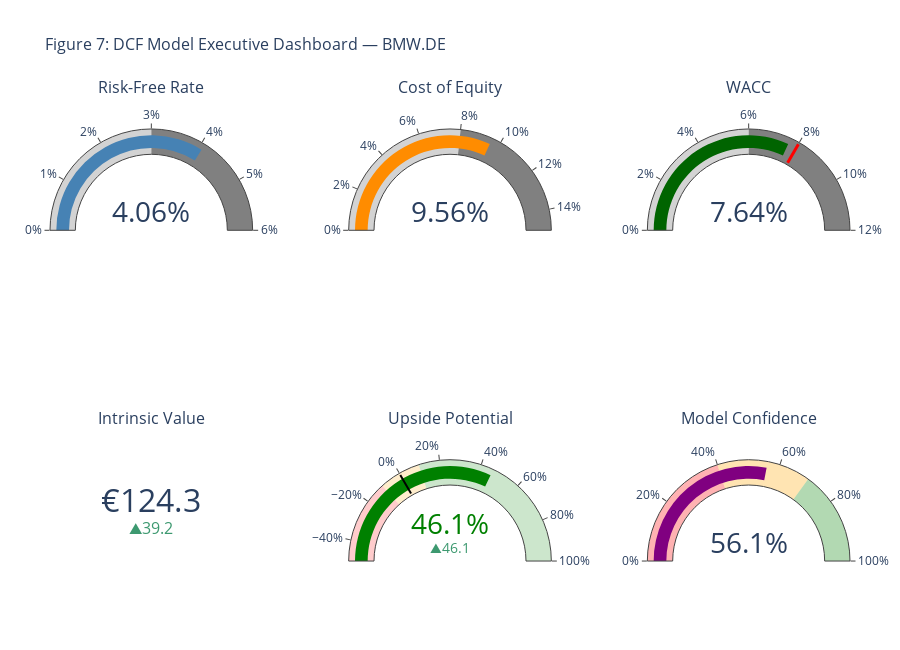

Here is the notebook cell this chart was saved with:
### Markdown cell above
## 7. Conclusion

### 7.1 Investment Verdict

Based on our DCF analysis, we summarize the key findings:

| Criterion | Assessment |
|-----------|------------|
| **Methodology** | Two-stage DCF with 5-year explicit forecast + terminal value |
| **Base Case Value** | See valuation summary above |
| **Key Drivers** | WACC, terminal growth, EBIT margin trajectory |
| **Sensitivity** | High - small changes in WACC/growth significantly impact value |

### 7.2 Risk Factors

| Risk | Impact | Mitigation |
|------|--------|------------|
| EV transition costs | FCF pressure | Monitor CapEx trends |
| Margin compression | Lower terminal value | Track quarterly margins |
| Macro slowdown | Higher WACC, lower growth | Diversified geographic exposure |
| Competition (Tesla, Chinese OEMs) | Market share loss | Brand strength, Neue Klasse platform |

### 7.3 Monitoring Metrics

1. **EBIT Margin** — Target >16% by 2026 for thesis confirmation
2. **FCF** — Must return to positive territory in 2025
3. **ROIC vs WACC** — Spread must widen for value creation
4. **EV Unit Sales** — Neue Klasse adoption trajectory

### Code cell
# =============================================================================
# Figure 7: Executive Dashboard — Full DCF Model Summary
# =============================================================================

fig_dashboard = make_subplots(
    rows=2,
    cols=3,
    subplot_titles=(
        "Risk-Free Rate",
        "Cost of Equity",
        "WACC",
        "Intrinsic Value",
        "Upside Potential",
        "Model Confidence",
    ),
    specs=[
        [{"type": "indicator"}] * 3,
        [{"type": "indicator"}] * 3,
    ],
    vertical_spacing=0.35,
    horizontal_spacing=0.12,
)

# Row 1: Capital Cost Metrics
fig_dashboard.add_trace(
    go.Indicator(
        mode="gauge+number",
        value=rf * 100,  # rf is the risk-free rate variable
        number={"suffix": "%", "font": {"size": 28}},
        gauge={
            "axis": {"range": [0, 6], "ticksuffix": "%"},
            "bar": {"color": "steelblue"},
            "steps": [{"range": [0, 3], "color": "lightgray"}, {"range": [3, 6], "color": "gray"}],
        },
        domain={"row": 0, "column": 0},
    ),
    row=1,
    col=1,
)

fig_dashboard.add_trace(
    go.Indicator(
        mode="gauge+number",
        value=cost_of_equity * 100,  # cost_of_equity from CAPM
        number={"suffix": "%", "font": {"size": 28}},
        gauge={
            "axis": {"range": [0, 15], "ticksuffix": "%"},
            "bar": {"color": "darkorange"},
            "steps": [{"range": [0, 8], "color": "lightgray"}, {"range": [8, 15], "color": "gray"}],
        },
        domain={"row": 0, "column": 1},
    ),
    row=1,
    col=2,
)

fig_dashboard.add_trace(
    go.Indicator(
        mode="gauge+number",
        value=wacc * 100,
        number={"suffix": "%", "font": {"size": 28}},
        gauge={
            "axis": {"range": [0, 12], "ticksuffix": "%"},
            "bar": {"color": "darkgreen"},
            "steps": [{"range": [0, 6], "color": "lightgray"}, {"range": [6, 12], "color": "gray"}],
            "threshold": {"line": {"color": "red", "width": 3}, "value": 8},
        },
        domain={"row": 0, "column": 2},
    ),
    row=1,
    col=3,
)

# Row 2: Valuation Metrics
upside = (intrinsic_value_per_share / current_price - 1) * 100
upside_color = "green" if upside > 10 else ("red" if upside < -10 else "orange")

fig_dashboard.add_trace(
    go.Indicator(
        mode="number+delta",
        value=intrinsic_value_per_share,
        number={"prefix": "€", "font": {"size": 32}},
        delta={"reference": current_price, "relative": False, "position": "bottom"},
        domain={"row": 1, "column": 0},
    ),
    row=2,
    col=1,
)

fig_dashboard.add_trace(
    go.Indicator(
        mode="gauge+number+delta",
        value=upside,
        number={"suffix": "%", "font": {"size": 28, "color": upside_color}},
        delta={"reference": 0, "position": "bottom"},
        gauge={
            "axis": {"range": [-50, 100], "ticksuffix": "%"},
            "bar": {"color": upside_color},
            "steps": [
                {"range": [-50, -10], "color": "rgba(255,0,0,0.2)"},
                {"range": [-10, 10], "color": "rgba(255,165,0,0.2)"},
                {"range": [10, 100], "color": "rgba(0,128,0,0.2)"},
            ],
            "threshold": {"line": {"color": "black", "width": 2}, "value": 0},
        },
        domain={"row": 1, "column": 1},
    ),
    row=2,
    col=2,
)

# Confidence score based on sensitivity spread
sensitivity_values = sensitivity_matrix.values.flatten()
cv = np.std(sensitivity_values) / np.mean(sensitivity_values)  # coefficient of variation
confidence = max(0, min(100, (1 - cv) * 100))  # lower CV = higher confidence

fig_dashboard.add_trace(
    go.Indicator(
        mode="gauge+number",
        value=confidence,
        number={"suffix": "%", "font": {"size": 28}},
        gauge={
            "axis": {"range": [0, 100], "ticksuffix": "%"},
            "bar": {"color": "purple"},
            "steps": [
                {"range": [0, 40], "color": "rgba(255,0,0,0.3)"},
                {"range": [40, 70], "color": "rgba(255,165,0,0.3)"},
                {"range": [70, 100], "color": "rgba(0,128,0,0.3)"},
            ],
        },
        domain={"row": 1, "column": 2},
    ),
    row=2,
    col=3,
)

fig_dashboard.update_layout(
    height=650,
    title_text=f"Figure 7: DCF Model Executive Dashboard — {ticker}",
    title_font=dict(size=16),
    template="plotly_white",
    margin=dict(t=100, b=60, l=50, r=50),
)

fig_dashboard.show()

### Figure 1 — Plotly figure (JSON) as saved in the notebook; plotly's stock layout.template omitted (floating-point values rounded to 4 significant figures)
{"data": [{"domain": {"column": 0, "row": 0, "x": [0, 0.2533], "y": [0.675, 1]}, "gauge": {"axis": {"range": [0, 6], "ticksuffix": "%"}, "bar": {"color": "steelblue"}, "steps": [{"color": "lightgray", "range": [0, 3]}, {"color": "gray", "range": [3, 6]}]}, "mode": "gauge+number", "number": {"font": {"size": 28}, "suffix": "%"}, "type": "indicator", "value": 4.063}, {"domain": {"column": 1, "row": 0, "x": [0.3733, 0.6267], "y": [0.675, 1]}, "gauge": {"axis": {"range": [0, 15], "ticksuffix": "%"}, "bar": {"color": "darkorange"}, "steps": [{"color": "lightgray", "range": [0, 8]}, {"color": "gray", "range": [8, 15]}]}, "mode": "gauge+number", "number": {"font": {"size": 28}, "suffix": "%"}, "type": "indicator", "value": 9.563}, {"domain": {"column": 2, "row": 0, "x": [0.7467, 1], "y": [0.675, 1]}, "gauge": {"axis": {"range": [0, 12], "ticksuffix": "%"}, "bar": {"color": "darkgreen"}, "steps": [{"color": "lightgray", "range": [0, 6]}, {"color": "gray", "range": [6, 12]}], "threshold": {"line": {"color": "red", "width": 3}, "value": 8}}, "mode": "gauge+number", "number": {"font": {"size": 28}, "suffix": "%"}, "type": "indicator", "value": 7.639}, {"delta": {"position": "bottom", "reference": 85.08, "relative": false}, "domain": {"column": 0, "row": 1, "x": [0, 0.2533], "y": [0, 0.325]}, "mode": "number+delta", "number": {"font": {"size": 32}, "prefix": "€"}, "type": "indicator", "value": 124.3}, {"delta": {"position": "bottom", "reference": 0}, "domain": {"column": 1, "row": 1, "x": [0.3733, 0.6267], "y": [0, 0.325]}, "gauge": {"axis": {"range": [-50, 100], "ticksuffix": "%"}, "bar": {"color": "green"}, "steps": [{"color": "rgba(255,0,0,0.2)", "range": [-50, -10]}, {"color": "rgba(255,165,0,0.2)", "range": [-10, 10]}, {"color": "rgba(0,128,0,0.2)", "range": [10, 100]}], "threshold": {"line": {"color": "black", "width": 2}, "value": 0}}, "mode": "gauge+number+delta", "number": {"font": {"color": "green", "size": 28}, "suffix": "%"}, "type": "indicator", "value": 46.06}, {"domain": {"column": 2, "row": 1, "x": [0.7467, 1], "y": [0, 0.325]}, "gauge": {"axis": {"range": [0, 100], "ticksuffix": "%"}, "bar": {"color": "purple"}, "steps": [{"color": "rgba(255,0,0,0.3)", "range": [0, 40]}, {"color": "rgba(255,165,0,0.3)", "range": [40, 70]}, {"color": "rgba(0,128,0,0.3)", "range": [70, 100]}]}, "mode": "gauge+number", "number": {"font": {"size": 28}, "suffix": "%"}, "type": "indicator", "value": 56.05}], "layout": {"annotations": [{"font": {"size": 16}, "showarrow": false, "text": "Risk-Free Rate", "x": 0.1267, "xanchor": "center", "xref": "paper", "y": 1, "yanchor": "bottom", "yref": "paper"}, {"font": {"size": 16}, "showarrow": false, "text": "Cost of Equity", "x": 0.5, "xanchor": "center", "xref": "paper", "y": 1, "yanchor": "bottom", "yref": "paper"}, {"font": {"size": 16}, "showarrow": false, "text": "WACC", "x": 0.8733, "xanchor": "center", "xref": "paper", "y": 1, "yanchor": "bottom", "yref": "paper"}, {"font": {"size": 16}, "showarrow": false, "text": "Intrinsic Value", "x": 0.1267, "xanchor": "center", "xref": "paper", "y": 0.325, "yanchor": "bottom", "yref": "paper"}, {"font": {"size": 16}, "showarrow": false, "text": "Upside Potential", "x": 0.5, "xanchor": "center", "xref": "paper", "y": 0.325, "yanchor": "bottom", "yref": "paper"}, {"font": {"size": 16}, "showarrow": false, "text": "Model Confidence", "x": 0.8733, "xanchor": "center", "xref": "paper", "y": 0.325, "yanchor": "bottom", "yref": "paper"}], "height": 650, "margin": {"b": 60, "l": 50, "r": 50, "t": 100}, "title": {"font": {"size": 16}, "text": "Figure 7: DCF Model Executive Dashboard — BMW.DE"}}}
